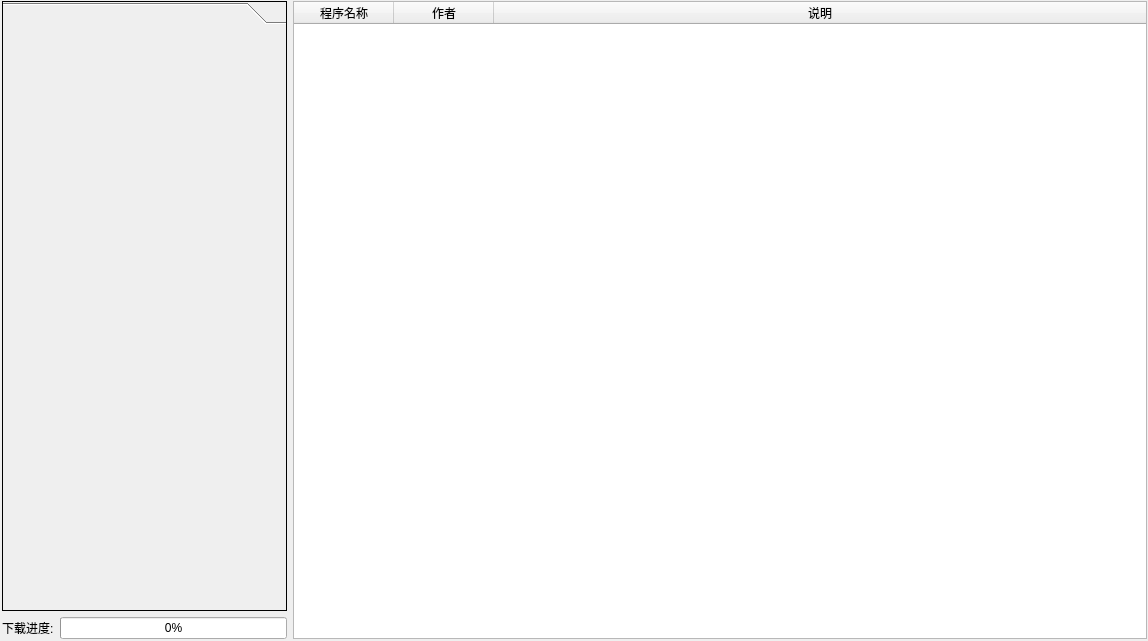
<?xml version="1.0" encoding="UTF-8"?>
<ui version="4.0">
 <class>Form</class>
 <widget class="QWidget" name="Form">
  <property name="geometry">
   <rect>
    <x>0</x>
    <y>0</y>
    <width>1148</width>
    <height>641</height>
   </rect>
  </property>
  <property name="minimumSize">
   <size>
    <width>1148</width>
    <height>641</height>
   </size>
  </property>
  <property name="maximumSize">
   <size>
    <width>1148</width>
    <height>641</height>
   </size>
  </property>
  <property name="windowTitle">
   <string>看雪在线工具包CR32</string>
  </property>
  <widget class="QWidget" name="">
   <property name="geometry">
    <rect>
     <x>2</x>
     <y>1</y>
     <width>1145</width>
     <height>638</height>
    </rect>
   </property>
   <layout class="QHBoxLayout" name="horizontalLayout_2" stretch="2,6">
    <item>
     <layout class="QVBoxLayout" name="verticalLayout">
      <item>
       <widget class="QToolBox" name="toolBox">
        <property name="styleSheet">
         <string notr="true">QToolBox{
border: 1px solid;
}
</string>
        </property>
        <property name="currentIndex">
         <number>0</number>
        </property>
        <widget class="QWidget" name="page_2">
         <property name="geometry">
          <rect>
           <x>0</x>
           <y>0</y>
           <width>280</width>
           <height>570</height>
          </rect>
         </property>
         <attribute name="label">
          <string/>
         </attribute>
        </widget>
       </widget>
      </item>
      <item>
       <layout class="QHBoxLayout" name="horizontalLayout">
        <item>
         <widget class="QLabel" name="lb_speed">
          <property name="text">
           <string>下载进度:</string>
          </property>
         </widget>
        </item>
        <item>
         <widget class="QProgressBar" name="progressBar">
          <property name="value">
           <number>0</number>
          </property>
          <property name="alignment">
           <set>Qt::AlignCenter</set>
          </property>
          <property name="textVisible">
           <bool>true</bool>
          </property>
         </widget>
        </item>
       </layout>
      </item>
     </layout>
    </item>
    <item>
     <widget class="QTableWidget" name="tableWidget">
      <property name="contextMenuPolicy">
       <enum>Qt::ActionsContextMenu</enum>
      </property>
      <property name="styleSheet">
       <string notr="true">QTableWidget::item::hover{
	color: rgb(255, 0, 0);
	text-decoration:underline;
}</string>
      </property>
      <property name="selectionBehavior">
       <enum>QAbstractItemView::SelectItems</enum>
      </property>
      <property name="gridStyle">
       <enum>Qt::SolidLine</enum>
      </property>
      <attribute name="horizontalHeaderStretchLastSection">
       <bool>true</bool>
      </attribute>
      <column>
       <property name="text">
        <string>程序名称</string>
       </property>
      </column>
      <column>
       <property name="text">
        <string>作者</string>
       </property>
      </column>
      <column>
       <property name="text">
        <string>说明</string>
       </property>
      </column>
     </widget>
    </item>
   </layout>
  </widget>
 </widget>
 <resources/>
 <connections/>
</ui>
